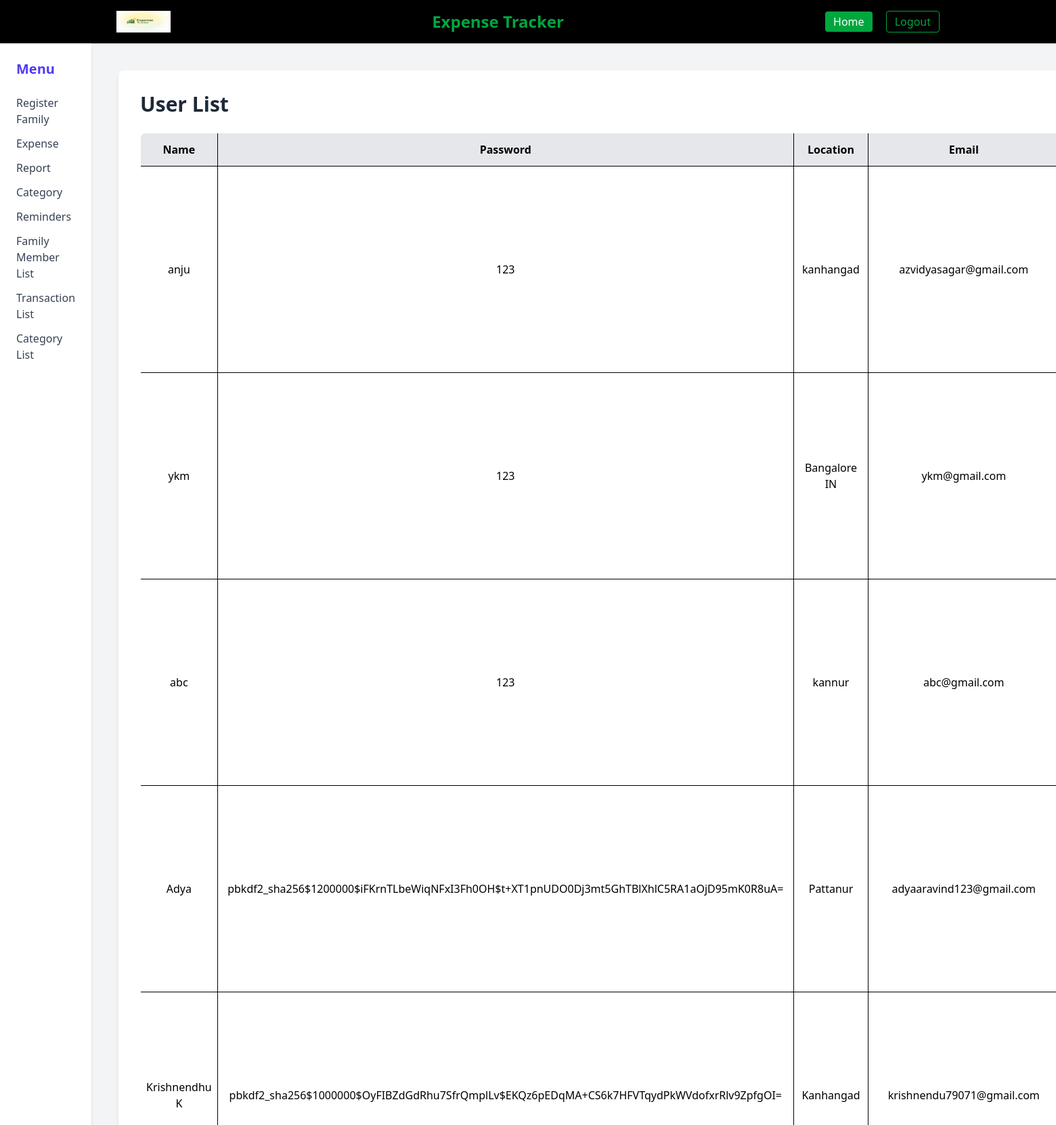
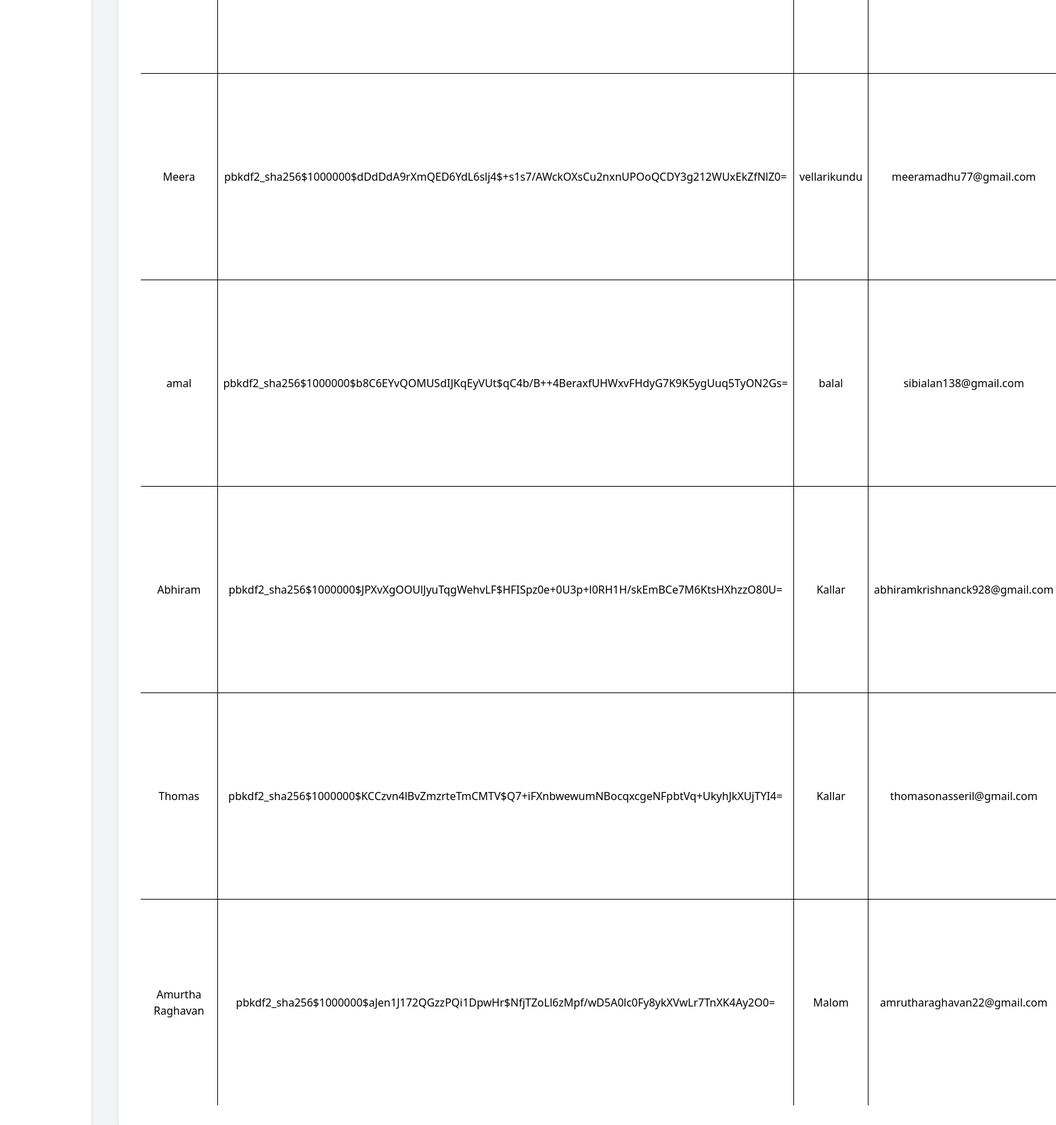
/user/userlist, run on the app's committed database (2 pictures, top to bottom).
### user/models.py (models this page shows)
class Registration(models.Model):
    ROLE_CHOICES = (
        ('user', 'User'),
        ('family', 'Family Member'),
    )
    username = models.CharField(max_length=100, unique=True)
    password = models.CharField(max_length=100)
    email_id = models.EmailField(unique=True)
    phn_no = models.CharField(max_length=15)
    location = models.CharField(max_length=100)
    role = models.CharField(max_length=10, choices=ROLE_CHOICES)
    parent = models.ForeignKey(
        "self",
        null=True,
        blank=True,
        on_delete=models.CASCADE,
        related_name="family_members"
    )
    otp = models.CharField(max_length=6, blank=True, null=True)

### user/views.py (the view)
# urls.py: path('user/userlist',views.userlist_page , name='userlist_page'),
def userlist_page(request):
    users = Registration.objects.filter(role='user')
    role =  request.session.get("role")
    return render(request, 'user_list.html', {
        'forms': users,
        'role':role})

### user/templates/user_list.html (shortened to what this page needs)
{% load static %}
<!DOCTYPE html>
<html lang="en">
<head>
  <script src="https://cdn.jsdelivr.net/npm/@tailwindcss/browser@4"></script>
</head>
<body class="bg-gray-100 min-h-screen">
<header class="bg-black shadow-sm">
  <nav class="max-w-7xl mx-auto px-8 py-4 flex items-center justify-between">
    <img src="{% static 'image/logo2.png' %}" class="h-8 w-20">
    <h1 class="text-2xl font-bold text-green-600">Expense Tracker</h1>
    <div class="space-x-4">
      <a href="{% url 'UserHome_page' %}" class="px-3 py-1 bg-green-600 text-white rounded">Home</a>
      <a href="{% url 'main_home' %}" class="px-3 py-1 border border-green-600 text-green-600 rounded">Logout</a>
    </div>
  </nav>
</header>
<div class="flex">
<aside class="w-64 bg-white shadow-md p-6 min-h-screen">
  <h2 class="text-xl font-bold mb-6 text-indigo-600">Menu</h2>
  <ul class="space-y-3 text-gray-700">
    <li><a href="{% url 'Register_page' %}">Register Family</a></li>
    <li><a href="{% url 'Expense_page' %}">Expense</a></li>
    <li><a href="{% url 'Dashboard1_page' %}">Report</a></li>
    <li><a href="{% url 'Category_page' %}">Category</a></li>
    <li><a href="{% url 'Reminder1_page' %}">Reminders</a></li>
    <li><a href="{% url 'Memberlist_page' %}">Family Member List</a></li>
    <li><a href="{% url 'Transaction1_page' %}">Transaction List</a></li>
    <li><a href="{% url 'Categorylist_page' %}">Category List</a></li>
  </ul>
</aside>
<main class="flex-1 p-10">
  <div class="bg-white p-8 rounded-lg shadow-md">
    <h2 class="text-3xl font-bold mb-6 text-gray-800">User List</h2>
    <div class="overflow-x-auto">
      <table class="w-full border border-gray-300 rounded-lg overflow-hidden">
        <thead class="bg-gray-200">
          <tr>
            <th class="border p-3">Name</th>
            <th class="border p-3">Password</th>
            <th class="border p-3">Location</th>
            <th class="border p-3">Email</th>
          </tr>
        </thead>
        <tbody>
          {% for u in forms %}
          <tr class="hover:bg-gray-50 text-center">
            <td class="border p-2">{{ u.username }}</td>
            <td class="border p-2">{{ u.password }}</td>
            <td class="border p-2">{{ u.location }}</td>
            <td class="border p-2">{{ u.email_id }}</td>
          </tr>
          {% empty %}
          <tr>
            <td colspan="6" class="text-center p-4 text-red-500">No users found</td>
          </tr>
          {% endfor %}
        </tbody>
      </table>
    </div>
  </div>
</main>
</div>
</body>
</html>

### data on the page
Registration: username "anju", password "123", location "kanhangad", email_id "azvidyasagar@gmail.com"
Registration: username "ykm", password "123", location "Bangalore IN", email_id "ykm@gmail.com"
Registration: username "abc", password "123", location "kannur", email_id "abc@gmail.com"
Registration: username "Adya", password "pbkdf2_sha256$1200000$iFKrnTLbeWiqNFxI3Fh0OH$t+XT1pnUDO0Dj3mt5GhTBlXhlC5RA1aOjD95mK0R8uA=", location "Pattanur", email_id "adyaaravind123@gmail.com"
Registration: username "Krishnendhu K", password "pbkdf2_sha256$1000000$OyFIBZdGdRhu7SfrQmplLv$EKQz6pEDqMA+CS6k7HFVTqydPkWVdofxrRlv9ZpfgOI=", location "Kanhangad", email_id "krishnendu79071@gmail.com"
Registration: username "Meera", password "pbkdf2_sha256$1000000$dDdDdA9rXmQED6YdL6slj4$+s1s7/AWckOXsCu2nxnUPOoQCDY3g212WUxEkZfNlZ0=", location "vellarikundu", email_id "meeramadhu77@gmail.com"
Registration: username "amal", password "pbkdf2_sha256$1000000$b8C6EYvQOMUSdIJKqEyVUt$qC4b/B++4BeraxfUHWxvFHdyG7K9K5ygUuq5TyON2Gs=", location "balal", email_id "sibialan138@gmail.com"
Registration: username "Abhiram", password "pbkdf2_sha256$1000000$JPXvXgOOUlJyuTqgWehvLF$HFISpz0e+0U3p+l0RH1H/skEmBCe7M6KtsHXhzzO80U=", location "Kallar", email_id "abhiramkrishnanck928@gmail.com"
Registration: username "Thomas", password "pbkdf2_sha256$1000000$KCCzvn4lBvZmzrteTmCMTV$Q7+iFXnbwewumNBocqxcgeNFpbtVq+UkyhJkXUjTYI4=", location "Kallar", email_id "thomasonasseril@gmail.com"
Registration: username "Amurtha Raghavan", password "pbkdf2_sha256$1000000$aJen1J172QGzzPQi1DpwHr$NfjTZoLl6zMpf/wD5A0lc0Fy8ykXVwLr7TnXK4Ay2O0=", location "Malom", email_id "amrutharaghavan22@gmail.com"
